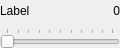
<?xml version="1.0" encoding="UTF-8"?>
<ui version="4.0">
 <class>ReSlider</class>
 <widget class="QWidget" name="ReSlider">
  <property name="geometry">
   <rect>
    <x>0</x>
    <y>0</y>
    <width>120</width>
    <height>48</height>
   </rect>
  </property>
  <property name="windowTitle">
   <string>Form</string>
  </property>
  <layout class="QGridLayout" name="gridLayout">
   <property name="margin">
    <number>0</number>
   </property>
   <item row="0" column="0">
    <widget class="QLabel" name="label">
     <property name="text">
      <string>Label</string>
     </property>
    </widget>
   </item>
   <item row="0" column="1">
    <widget class="QLabel" name="valueText">
     <property name="minimumSize">
      <size>
       <width>20</width>
       <height>0</height>
      </size>
     </property>
     <property name="text">
      <string>0</string>
     </property>
     <property name="alignment">
      <set>Qt::AlignRight|Qt::AlignTrailing|Qt::AlignVCenter</set>
     </property>
    </widget>
   </item>
   <item row="1" column="0" colspan="2">
    <widget class="QSlider" name="slider">
     <property name="maximum">
      <number>99</number>
     </property>
     <property name="orientation">
      <enum>Qt::Horizontal</enum>
     </property>
     <property name="invertedControls">
      <bool>false</bool>
     </property>
     <property name="tickPosition">
      <enum>QSlider::TicksAbove</enum>
     </property>
    </widget>
   </item>
  </layout>
 </widget>
 <resources/>
 <connections/>
</ui>
